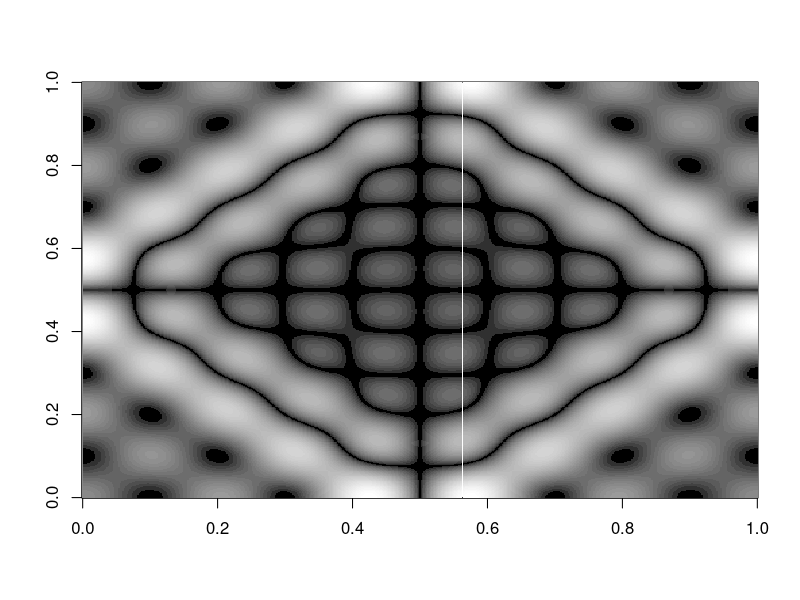

This figure's R source:
# Chilandi 53 - similar to Chilandi's original figure 53

# Generates an image similar to a "Chlandi Figure." Chlandi Figures are nodal patterns
# that occur on vibrating surfaces.

# The surface is modeled as a matrix, each point representing the 
# displacement of the surface while vibrating.
# The vibration is modled as the sum of a set of terms, each of which
# is a product of cos waves - one along the x direction, one along the y direction.
# The cos wave terms have different frequencies - starting with the 
# 'fundamental' frequency (wavelength is 1/2 the length of the surface),
# and followed by various 'harmonics'. 

t <- 0:500
f <- 2*pi/500
i <- 0
Chlandi  <- rep(1, 501) # first row is one, as cos(0) = 1

# Now add 500 more rows, first factor in each term varies as we go across a row (from t)
# second factor of each term varies as we go down a column (from i)
for ( i in 1:500) { 
  Chlandi  <- rbind(Chlandi , 
                    + cos(1/2*f*t)*cos(1/2*f*i) 
                    - cos(3/2*f*t)*cos(3/2*f*i)
                    + cos(5/2*f*t)*cos(5/2*f*i)
                    - cos(7/2*f*t)*cos(7/2*f*i)
                    + cos(9/2*f*t)*cos(9/2*f*i)
                    
  )
}
# Reset the graph layout in case it was previously set elsewhere.
par(mfrow=c(1,1))

# We want the matrix to record just the displacement of each
# point, not whether it happens to be up or down - in a standing
# wave the non nodal areas oscillate between positive and negative.
# So just take the absolute value of each point.
Chlandi <- abs(Chlandi)

# use the image or contour functions to display the results
image(Chlandi, col=grey.colors(40, start=0, end=1))
#contour(Chlandi)
